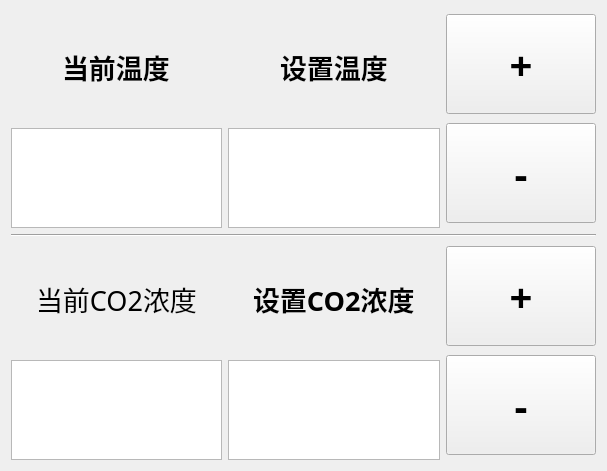
<?xml version="1.0" encoding="UTF-8"?>
<ui version="4.0">
 <class>Form</class>
 <widget class="QWidget" name="Form">
  <property name="geometry">
   <rect>
    <x>0</x>
    <y>0</y>
    <width>607</width>
    <height>471</height>
   </rect>
  </property>
  <property name="windowTitle">
   <string>控制程序</string>
  </property>
  <layout class="QVBoxLayout" name="verticalLayout_7">
   <item>
    <layout class="QHBoxLayout" name="horizontalLayout_5">
     <item>
      <layout class="QVBoxLayout" name="verticalLayout">
       <item>
        <layout class="QHBoxLayout" name="horizontalLayout">
         <item alignment="Qt::AlignHCenter">
          <widget class="QLabel" name="label">
           <property name="font">
            <font>
             <family>Adobe 黑体 Std R</family>
             <pointsize>20</pointsize>
             <weight>75</weight>
             <bold>true</bold>
            </font>
           </property>
           <property name="text">
            <string>当前温度</string>
           </property>
          </widget>
         </item>
        </layout>
       </item>
       <item>
        <widget class="QTextBrowser" name="textBrowser_2">
         <property name="maximumSize">
          <size>
           <width>250</width>
           <height>100</height>
          </size>
         </property>
         <property name="font">
          <font>
           <family>Adobe 明體 Std L</family>
           <pointsize>30</pointsize>
           <weight>75</weight>
           <bold>true</bold>
          </font>
         </property>
        </widget>
       </item>
      </layout>
     </item>
     <item>
      <layout class="QVBoxLayout" name="verticalLayout_2">
       <item>
        <layout class="QHBoxLayout" name="horizontalLayout_2">
         <item alignment="Qt::AlignHCenter">
          <widget class="QLabel" name="label_2">
           <property name="font">
            <font>
             <family>Adobe 黑体 Std R</family>
             <pointsize>20</pointsize>
             <weight>75</weight>
             <bold>true</bold>
            </font>
           </property>
           <property name="text">
            <string>设置温度</string>
           </property>
          </widget>
         </item>
        </layout>
       </item>
       <item>
        <widget class="QTextBrowser" name="textBrowser">
         <property name="maximumSize">
          <size>
           <width>250</width>
           <height>100</height>
          </size>
         </property>
         <property name="font">
          <font>
           <family>Adobe 黑体 Std R</family>
           <pointsize>30</pointsize>
           <weight>75</weight>
           <bold>true</bold>
          </font>
         </property>
         <property name="layoutDirection">
          <enum>Qt::LeftToRight</enum>
         </property>
        </widget>
       </item>
      </layout>
     </item>
     <item>
      <layout class="QVBoxLayout" name="verticalLayout_5">
       <item>
        <widget class="QPushButton" name="Button">
         <property name="minimumSize">
          <size>
           <width>150</width>
           <height>100</height>
          </size>
         </property>
         <property name="font">
          <font>
           <family>Adobe 黑体 Std R</family>
           <pointsize>30</pointsize>
           <weight>75</weight>
           <bold>true</bold>
          </font>
         </property>
         <property name="text">
          <string>+</string>
         </property>
        </widget>
       </item>
       <item>
        <widget class="QPushButton" name="Button_2">
         <property name="minimumSize">
          <size>
           <width>150</width>
           <height>100</height>
          </size>
         </property>
         <property name="font">
          <font>
           <family>Adobe 黑体 Std R</family>
           <pointsize>30</pointsize>
           <weight>75</weight>
           <bold>true</bold>
          </font>
         </property>
         <property name="text">
          <string>-</string>
         </property>
        </widget>
       </item>
      </layout>
     </item>
    </layout>
   </item>
   <item>
    <widget class="Line" name="line">
     <property name="orientation">
      <enum>Qt::Horizontal</enum>
     </property>
    </widget>
   </item>
   <item>
    <layout class="QHBoxLayout" name="horizontalLayout_6">
     <item>
      <layout class="QVBoxLayout" name="verticalLayout_3">
       <item>
        <layout class="QHBoxLayout" name="horizontalLayout_3">
         <item alignment="Qt::AlignHCenter">
          <widget class="QLabel" name="label_3">
           <property name="font">
            <font>
             <family>Adobe 黑体 Std R</family>
             <pointsize>20</pointsize>
            </font>
           </property>
           <property name="text">
            <string>当前CO2浓度</string>
           </property>
          </widget>
         </item>
        </layout>
       </item>
       <item>
        <widget class="QTextBrowser" name="textBrowser_3">
         <property name="maximumSize">
          <size>
           <width>250</width>
           <height>100</height>
          </size>
         </property>
         <property name="font">
          <font>
           <family>Adobe 黑体 Std R</family>
           <pointsize>30</pointsize>
           <weight>75</weight>
           <bold>true</bold>
          </font>
         </property>
        </widget>
       </item>
      </layout>
     </item>
     <item>
      <layout class="QVBoxLayout" name="verticalLayout_4">
       <item>
        <layout class="QHBoxLayout" name="horizontalLayout_4">
         <item alignment="Qt::AlignHCenter">
          <widget class="QLabel" name="label_4">
           <property name="font">
            <font>
             <family>Adobe 黑体 Std R</family>
             <pointsize>20</pointsize>
             <weight>75</weight>
             <bold>true</bold>
            </font>
           </property>
           <property name="text">
            <string>设置CO2浓度</string>
           </property>
          </widget>
         </item>
        </layout>
       </item>
       <item>
        <widget class="QTextBrowser" name="textBrowser_4">
         <property name="maximumSize">
          <size>
           <width>250</width>
           <height>100</height>
          </size>
         </property>
         <property name="font">
          <font>
           <family>Adobe 黑体 Std R</family>
           <pointsize>30</pointsize>
           <weight>75</weight>
           <bold>true</bold>
          </font>
         </property>
        </widget>
       </item>
      </layout>
     </item>
     <item>
      <layout class="QVBoxLayout" name="verticalLayout_6">
       <item>
        <widget class="QPushButton" name="Button_3">
         <property name="minimumSize">
          <size>
           <width>150</width>
           <height>100</height>
          </size>
         </property>
         <property name="font">
          <font>
           <family>Adobe 黑体 Std R</family>
           <pointsize>30</pointsize>
           <weight>75</weight>
           <bold>true</bold>
          </font>
         </property>
         <property name="text">
          <string>+</string>
         </property>
        </widget>
       </item>
       <item>
        <widget class="QPushButton" name="Button_4">
         <property name="minimumSize">
          <size>
           <width>150</width>
           <height>100</height>
          </size>
         </property>
         <property name="font">
          <font>
           <family>Adobe 黑体 Std R</family>
           <pointsize>30</pointsize>
           <weight>75</weight>
           <bold>true</bold>
          </font>
         </property>
         <property name="text">
          <string>-</string>
         </property>
        </widget>
       </item>
      </layout>
     </item>
    </layout>
   </item>
  </layout>
 </widget>
 <resources/>
 <connections/>
</ui>
